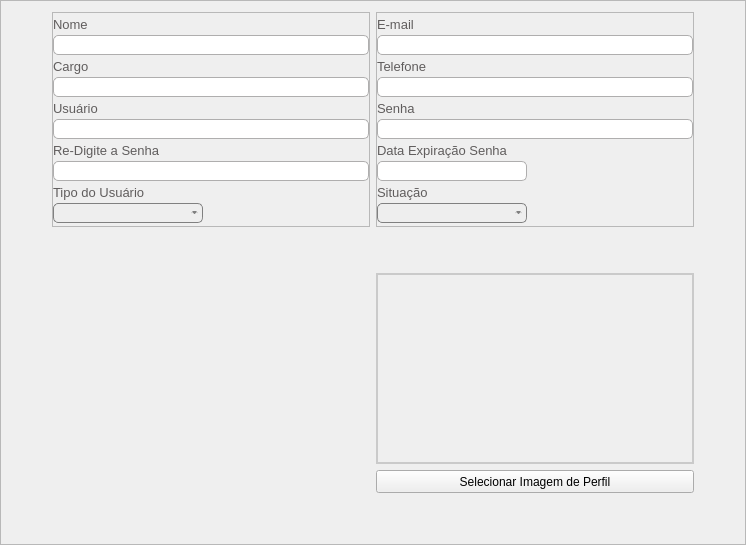
       <widget class="QFrame" name="frm_content_fields_user">
        <property name="minimumSize">
         <size>
          <width>601</width>
          <height>461</height>
         </size>
        </property>
        <property name="frameShape">
         <enum>QFrame::StyledPanel</enum>
        </property>
        <property name="frameShadow">
         <enum>QFrame::Raised</enum>
        </property>
        <layout class="QGridLayout" name="grl_content_fields_user">
         <item row="1" column="2">
          <widget class="QFrame" name="frm_field_user_right">
           <property name="minimumSize">
            <size>
             <width>318</width>
             <height>215</height>
            </size>
           </property>
           <property name="frameShape">
            <enum>QFrame::StyledPanel</enum>
           </property>
           <property name="frameShadow">
            <enum>QFrame::Raised</enum>
           </property>
           <layout class="QVBoxLayout" name="vrl_field_user_right">
            <property name="spacing">
             <number>0</number>
            </property>
            <property name="leftMargin">
             <number>0</number>
            </property>
            <property name="topMargin">
             <number>0</number>
            </property>
            <property name="rightMargin">
             <number>0</number>
            </property>
            <property name="bottomMargin">
             <number>0</number>
            </property>
            <item>
             <widget class="QLabel" name="lbl_email">
              <property name="minimumSize">
               <size>
                <width>47</width>
                <height>16</height>
               </size>
              </property>
              <property name="maximumSize">
               <size>
                <width>47</width>
                <height>16</height>
               </size>
              </property>
              <property name="font">
               <font>
                <pointsize>10</pointsize>
               </font>
              </property>
              <property name="styleSheet">
               <string notr="true">QLabel {
	color: #605D5D;
}</string>
              </property>
              <property name="text">
               <string>E-mail</string>
              </property>
             </widget>
            </item>
            <item>
             <widget class="QLineEdit" name="txt_email">
              <property name="minimumSize">
               <size>
                <width>281</width>
                <height>20</height>
               </size>
              </property>
              <property name="font">
               <font>
                <family>Arial</family>
                <pointsize>10</pointsize>
               </font>
              </property>
              <property name="styleSheet">
               <string notr="true">QLineEdit#txt_email {
	background-color: white;
	color: #8C8C8C;
	border: 1px solid #AFAEAE;
	border-radius: 5px;
}
QLineEdit#txt_email:focus{
	border: 2px solid rgba(81, 203, 238, 1);
}
QLineEdit#txt_email:disabled {
	background-color:  #dcdcdc;
	color: #6a6767;
	border: 1px solid gray;
}</string>
              </property>
             </widget>
            </item>
            <item>
             <widget class="QLabel" name="lbl_telephone">
              <property name="minimumSize">
               <size>
                <width>60</width>
                <height>16</height>
               </size>
              </property>
              <property name="maximumSize">
               <size>
                <width>60</width>
                <height>16</height>
               </size>
              </property>
              <property name="font">
               <font>
                <pointsize>10</pointsize>
               </font>
              </property>
              <property name="styleSheet">
               <string notr="true">QLabel {
	color: #605D5D;
}</string>
              </property>
              <property name="text">
               <string>Telefone</string>
              </property>
             </widget>
            </item>
            <item>
             <widget class="QLineEdit" name="txt_telephone">
              <property name="minimumSize">
               <size>
                <width>281</width>
                <height>20</height>
               </size>
              </property>
              <property name="font">
               <font>
                <family>Arial</family>
                <pointsize>10</pointsize>
               </font>
              </property>
              <property name="styleSheet">
               <string notr="true">QLineEdit#txt_telephone {
	background-color: white;
	color: #8C8C8C;
	border: 1px solid #AFAEAE;
	border-radius: 5px;
}
QLineEdit#txt_telephone:focus{
	border: 2px solid rgba(81, 203, 238, 1);
}
QLineEdit#txt_telephone:disabled {
	background-color:  #dcdcdc;
	color: #6a6767;
	border: 1px solid gray;
}</string>
              </property>
             </widget>
            </item>
            <item>
             <widget class="QLabel" name="lbl_password">
              <property name="minimumSize">
               <size>
                <width>70</width>
                <height>16</height>
               </size>
              </property>
              <property name="maximumSize">
               <size>
                <width>70</width>
                <height>16</height>
               </size>
              </property>
              <property name="font">
               <font>
                <pointsize>10</pointsize>
               </font>
              </property>
              <property name="styleSheet">
               <string notr="true">QLabel {
	color: #605D5D;
}</string>
              </property>
              <property name="text">
               <string>Senha</string>
              </property>
             </widget>
            </item>
            <item>
             <widget class="QLineEdit" name="txt_password">
              <property name="minimumSize">
               <size>
                <width>281</width>
                <height>20</height>
               </size>
              </property>
              <property name="font">
               <font>
                <family>Arial</family>
               </font>
              </property>
              <property name="styleSheet">
               <string notr="true">QLineEdit#txt_password {
	background-color: white;
	color: #8C8C8C;
	border: 1px solid #AFAEAE;
	border-radius: 5px;
}
QLineEdit#txt_password:focus{
	border: 2px solid rgba(81, 203, 238, 1);
}
QLineEdit#txt_password:disabled {
	background-color:  #dcdcdc;
	color: #6a6767;
	border: 1px solid gray;
}</string>
              </property>
              <property name="echoMode">
               <enum>QLineEdit::Password</enum>
              </property>
             </widget>
            </item>
            <item>
             <widget class="QLabel" name="lbl_date_expires_password">
              <property name="minimumSize">
               <size>
                <width>130</width>
                <height>16</height>
               </size>
              </property>
              <property name="maximumSize">
               <size>
                <width>130</width>
                <height>16</height>
               </size>
              </property>
              <property name="font">
               <font>
                <pointsize>10</pointsize>
               </font>
              </property>
              <property name="styleSheet">
               <string notr="true">QLabel {
	color: #605D5D;
}</string>
              </property>
              <property name="text">
               <string>Data Expiração Senha</string>
              </property>
             </widget>
            </item>
            <item>
             <widget class="QLineEdit" name="txt_date_expires_password">
              <property name="minimumSize">
               <size>
                <width>150</width>
                <height>20</height>
               </size>
              </property>
              <property name="maximumSize">
               <size>
                <width>150</width>
                <height>16777215</height>
               </size>
              </property>
              <property name="font">
               <font>
                <family>Arial</family>
               </font>
              </property>
              <property name="styleSheet">
               <string notr="true">QLineEdit#txt_date_expires_password{
	background-color: white;
	color: #8C8C8C;
	border: 1px solid #AFAEAE;
	border-radius: 5px;
}
QLineEdit#txt_date_expires_password:focus{
	border: 2px solid rgba(81, 203, 238, 1);
}
QLineEdit#txt_date_expires_password:disabled {
	background-color:  #dcdcdc;
	color: #6a6767;
	border: 1px solid gray;
}</string>
              </property>
             </widget>
            </item>
            <item>
             <widget class="QLabel" name="lbl_cbx_situation">
              <property name="minimumSize">
               <size>
                <width>70</width>
                <height>16</height>
               </size>
              </property>
              <property name="maximumSize">
               <size>
                <width>70</width>
                <height>16</height>
               </size>
              </property>
              <property name="font">
               <font>
                <pointsize>10</pointsize>
               </font>
              </property>
              <property name="styleSheet">
               <string notr="true">QLabel {
	color: #605D5D;
}</string>
              </property>
              <property name="text">
               <string>Situação</string>
              </property>
             </widget>
            </item>
            <item>
             <widget class="QComboBox" name="cbx_situation">
              <property name="minimumSize">
               <size>
                <width>150</width>
                <height>20</height>
               </size>
              </property>
              <property name="maximumSize">
               <size>
                <width>150</width>
                <height>16777215</height>
               </size>
              </property>
              <property name="font">
               <font>
                <family>Arial</family>
                <pointsize>10</pointsize>
               </font>
              </property>
              <property name="styleSheet">
               <string notr="true">QComboBox#cbx_situation {
	background-color: #eeeeee;
	color: #6a6767;
	border: 1px solid gray;
	border-radius: 5px;
}
QComboBox#cbx_situation:focus{
	border: 2px solid rgba(81, 203, 238, 1);
}
QComboBox#cbx_situation:disabled {
	background-color:  #dcdcdc;
	color: #6a6767;
	border: 1px solid gray;
}
QHeaderView::section QComboBox {
    background-color: #585A5C;
    color: #F0F0F0;
	border-radius: 5px;
}
QComboBox::drop-down {
	outline:0px;
    border:0px;
}
QComboBox::down-arrow{
	subcontrol-position: bottom center;
    subcontrol-origin: margin;
	background-color: gray ;
	border-radius: 5px;
	border: solid #eeeeee;
	border-width:2px 3px 8px 3px;
}
</string>
              </property>
             </widget>
            </item>
           </layout>
          </widget>
         </item>
         <item row="5" column="2">
          <spacer name="vls_between_button_and_border_bottom">
           <property name="orientation">
            <enum>Qt::Vertical</enum>
           </property>
           <property name="sizeHint" stdset="0">
            <size>
             <width>20</width>
             <height>40</height>
            </size>
           </property>
          </spacer>
         </item>
         <item row="3" column="2">
          <widget class="QLabel" name="lbl_avatar">
           <property name="minimumSize">
            <size>
             <width>281</width>
             <height>191</height>
            </size>
           </property>
           <property name="maximumSize">
            <size>
             <width>318</width>
             <height>214</height>
            </size>
           </property>
           <property name="styleSheet">
            <string notr="true">QLabel#lbl_avatar {
	border-width: 2px; 
	border-style: solid; 
	border-color: #CACACA;
}</string>
           </property>
           <property name="text">
            <string/>
           </property>
          </widget>
         </item>
         <item row="1" column="1">
          <widget class="QFrame" name="frm_fields_user_left">
           <property name="minimumSize">
            <size>
             <width>318</width>
             <height>215</height>
            </size>
           </property>
           <property name="frameShape">
            <enum>QFrame::StyledPanel</enum>
           </property>
           <property name="frameShadow">
            <enum>QFrame::Raised</enum>
           </property>
           <layout class="QVBoxLayout" name="vrl_fields_user_left">
            <property name="spacing">
             <number>0</number>
            </property>
            <property name="leftMargin">
             <number>0</number>
            </property>
            <property name="topMargin">
             <number>0</number>
            </property>
            <property name="rightMargin">
             <number>0</number>
            </property>
            <property name="bottomMargin">
             <number>0</number>
            </property>
            <item>
             <widget class="QLabel" name="lbl_name">
              <property name="minimumSize">
               <size>
                <width>47</width>
                <height>16</height>
               </size>
              </property>
              <property name="maximumSize">
               <size>
                <width>47</width>
                <height>16</height>
               </size>
              </property>
              <property name="font">
               <font>
                <pointsize>10</pointsize>
               </font>
              </property>
              <property name="styleSheet">
               <string notr="true">QLabel {
	color: #605D5D;
}</string>
              </property>
              <property name="text">
               <string>Nome</string>
              </property>
             </widget>
            </item>
            <item>
             <widget class="QLineEdit" name="txt_name">
              <property name="minimumSize">
               <size>
                <width>281</width>
                <height>20</height>
               </size>
              </property>
              <property name="font">
               <font>
                <family>Arial</family>
                <pointsize>10</pointsize>
               </font>
              </property>
              <property name="styleSheet">
               <string notr="true">QLineEdit#txt_name {
	background-color: white;
	color: #8C8C8C;
	border: 1px solid #AFAEAE;
	border-radius: 5px;
}
QLineEdit#txt_name:focus{
	border: 2px solid rgba(81, 203, 238, 1);
}
QLineEdit#txt_name:disabled {
	background-color:  #dcdcdc;
	color: #6a6767;
	border: 1px solid gray;
}</string>
              </property>
             </widget>
            </item>
            <item>
             <widget class="QLabel" name="lbl_role">
              <property name="minimumSize">
               <size>
                <width>47</width>
                <height>16</height>
               </size>
              </property>
              <property name="maximumSize">
               <size>
                <width>47</width>
                <height>16</height>
               </size>
              </property>
              <property name="font">
               <font>
                <pointsize>10</pointsize>
               </font>
              </property>
              <property name="styleSheet">
               <string notr="true">QLabel {
	color: #605D5D;
}</string>
              </property>
              <property name="text">
               <string>Cargo</string>
              </property>
             </widget>
            </item>
            <item>
             <widget class="QLineEdit" name="txt_role">
              <property name="minimumSize">
               <size>
                <width>281</width>
                <height>20</height>
               </size>
              </property>
              <property name="font">
               <font>
                <family>Arial</family>
                <pointsize>10</pointsize>
               </font>
              </property>
              <property name="styleSheet">
               <string notr="true">QLineEdit#txt_role{
	background-color: white;
	color: #8C8C8C;
	border: 1px solid #AFAEAE;
	border-radius: 5px;
}
QLineEdit#txt_role:focus{
	border: 2px solid rgba(81, 203, 238, 1);
}
QLineEdit#txt_role:disabled {
	background-color:  #dcdcdc;
	color: #6a6767;
	border: 1px solid gray;
}</string>
              </property>
             </widget>
            </item>
            <item>
             <widget class="QLabel" name="lbl_user">
              <property name="minimumSize">
               <size>
                <width>70</width>
                <height>16</height>
               </size>
              </property>
              <property name="maximumSize">
               <size>
                <width>70</width>
                <height>16</height>
               </size>
              </property>
              <property name="font">
               <font>
                <pointsize>10</pointsize>
               </font>
              </property>
              <property name="styleSheet">
               <string notr="true">QLabel {
	color: #605D5D;
}</string>
              </property>
              <property name="text">
               <string>Usuário</string>
              </property>
             </widget>
            </item>
            <item>
             <widget class="QLineEdit" name="txt_user">
              <property name="minimumSize">
               <size>
                <width>281</width>
                <height>20</height>
               </size>
              </property>
              <property name="font">
               <font>
                <family>Arial</family>
               </font>
              </property>
              <property name="styleSheet">
               <string notr="true">QLineEdit#txt_user {
	background-color: white;
	color: #8C8C8C;
	border: 1px solid #AFAEAE;
	border-radius: 5px;
}
QLineEdit#txt_user:focus{
	border: 2px solid rgba(81, 203, 238, 1);
}
QLineEdit#txt_user:disabled {
	background-color:  #dcdcdc;
	color: #6a6767;
	border: 1px solid gray;
}</string>
              </property>
             </widget>
            </item>
            <item>
             <widget class="QLabel" name="lbl_re_type_password">
              <property name="minimumSize">
               <size>
                <width>111</width>
                <height>16</height>
               </size>
              </property>
              <property name="maximumSize">
               <size>
                <width>111</width>
                <height>16</height>
               </size>
              </property>
              <property name="font">
               <font>
                <pointsize>10</pointsize>
               </font>
              </property>
              <property name="styleSheet">
               <string notr="true">QLabel {
	color: #605D5D;
}</string>
              </property>
              <property name="text">
               <string>Re-Digite a Senha </string>
              </property>
             </widget>
            </item>
            <item>
             <widget class="QLineEdit" name="txt_re_type_password">
              <property name="minimumSize">
               <size>
                <width>281</width>
                <height>20</height>
               </size>
              </property>
              <property name="font">
               <font>
                <family>Arial</family>
               </font>
              </property>
              <property name="styleSheet">
               <string notr="true">QLineEdit#txt_re_type_password {
	background-color: white;
	color: #8C8C8C;
	border: 1px solid #AFAEAE;
	border-radius: 5px;
}
QLineEdit#txt_re_type_password:focus{
	border: 2px solid rgba(81, 203, 238, 1);
}
QLineEdit#txt_re_type_password:disabled {
	background-color:  #dcdcdc;
	color: #6a6767;
	border: 1px solid gray;
}</string>
              </property>
              <property name="echoMode">
               <enum>QLineEdit::Password</enum>
              </property>
             </widget>
            </item>
            <item>
             <widget class="QLabel" name="lbl_type_user">
              <property name="minimumSize">
               <size>
                <width>100</width>
                <height>16</height>
               </size>
              </property>
              <property name="maximumSize">
               <size>
                <width>100</width>
                <height>16</height>
               </size>
              </property>
              <property name="font">
               <font>
                <pointsize>10</pointsize>
               </font>
              </property>
              <property name="styleSheet">
               <string notr="true">QLabel {
	color: #605D5D;
}</string>
              </property>
              <property name="text">
               <string>Tipo do Usuário</string>
              </property>
             </widget>
            </item>
            <item>
             <widget class="QComboBox" name="cbx_type_user">
              <property name="minimumSize">
               <size>
                <width>150</width>
                <height>20</height>
               </size>
              </property>
              <property name="maximumSize">
               <size>
                <width>150</width>
                <height>16777215</height>
               </size>
              </property>
              <property name="font">
               <font>
                <family>Arial</family>
                <pointsize>10</pointsize>
               </font>
              </property>
              <property name="styleSheet">
               <string notr="true">QComboBox#cbx_type_user {
	background-color: #eeeeee;
	color: #6a6767;
	border: 1px solid gray;
	border-radius: 5px;
}
QComboBox#cbx_type_user:focus{
	border: 2px solid rgba(81, 203, 238, 1);
}
QComboBox#cbx_type_user:disabled {
	background-color:  #dcdcdc;
	color: #6a6767;
	border: 1px solid gray;
}
QHeaderView::section QComboBox {
    background-color: #585A5C;
    color: #F0F0F0;
	border-radius: 5px;
}
QComboBox::drop-down {
	outline:0px;
    border:0px;
}
QComboBox::down-arrow{
	subcontrol-position: bottom center;
    subcontrol-origin: margin;
	background-color: gray ;
	border-radius: 5px;
	border: solid #eeeeee;
	border-width:2px 3px 8px 3px;
}
</string>
              </property>
             </widget>
            </item>
           </layout>
          </widget>
         </item>
         <item row="1" column="3">
          <spacer name="hls_between_fields_right_and_border_right">
           <property name="orientation">
            <enum>Qt::Horizontal</enum>
           </property>
           <property name="sizeHint" stdset="0">
            <size>
             <width>40</width>
             <height>20</height>
            </size>
           </property>
          </spacer>
         </item>
         <item row="1" column="0">
          <spacer name="hls_between_border_and_fields_leth">
           <property name="orientation">
            <enum>Qt::Horizontal</enum>
           </property>
           <property name="sizeHint" stdset="0">
            <size>
             <width>40</width>
             <height>20</height>
            </size>
           </property>
          </spacer>
         </item>
         <item row="4" column="2">
          <widget class="QPushButton" name="btn_select_image_profile">
           <property name="minimumSize">
            <size>
             <width>151</width>
             <height>23</height>
            </size>
           </property>
           <property name="maximumSize">
            <size>
             <width>318</width>
             <height>23</height>
            </size>
           </property>
           <property name="styleSheet">
            <string notr="true">QPushButton#btn_select_image_profile {
	background-color: #B2AFAF;
	color: white;
	border-radius: 5px;
}

QPushButton#btn_select_image_profile:hover {
	background-color:#9B9B9B;
}

QPushButton#btn_select_image_profile:pressed {
	background-color:#888888;
}</string>
           </property>
           <property name="text">
            <string>Selecionar Imagem de Perfil</string>
           </property>
          </widget>
         </item>
         <item row="2" column="2">
          <spacer name="vls_between_fields_and_photo_user">
           <property name="orientation">
            <enum>Qt::Vertical</enum>
           </property>
           <property name="sizeType">
            <enum>QSizePolicy::Maximum</enum>
           </property>
           <property name="sizeHint" stdset="0">
            <size>
             <width>20</width>
             <height>40</height>
            </size>
           </property>
          </spacer>
         </item>
        </layout>
       </widget>
